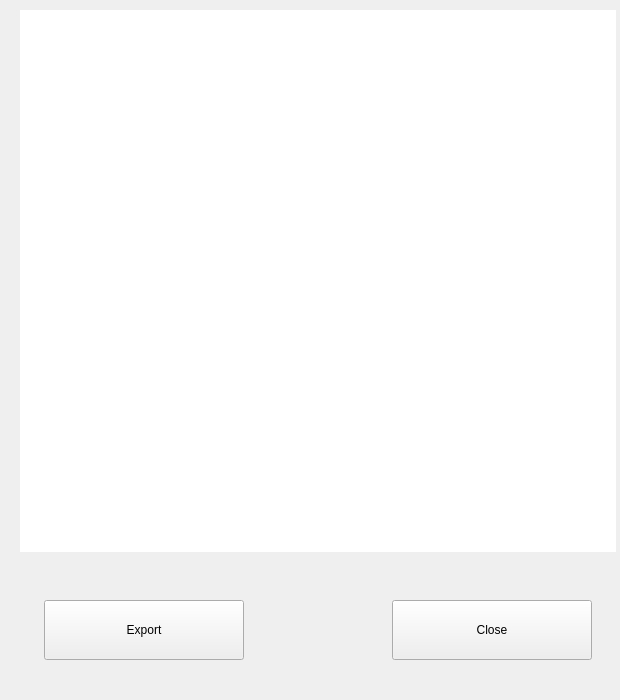
<?xml version="1.0" encoding="UTF-8"?>
<ui version="4.0">
 <class>LicenseAgreement</class>
 <widget class="QWidget" name="LicenseAgreement">
  <property name="geometry">
   <rect>
    <x>0</x>
    <y>0</y>
    <width>620</width>
    <height>700</height>
   </rect>
  </property>
  <property name="sizePolicy">
   <sizepolicy hsizetype="Preferred" vsizetype="Preferred">
    <horstretch>0</horstretch>
    <verstretch>0</verstretch>
   </sizepolicy>
  </property>
  <property name="minimumSize">
   <size>
    <width>620</width>
    <height>700</height>
   </size>
  </property>
  <property name="maximumSize">
   <size>
    <width>16777215</width>
    <height>16777215</height>
   </size>
  </property>
  <property name="windowTitle">
   <string>Form</string>
  </property>
  <layout class="QVBoxLayout" name="verticalLayout">
   <property name="spacing">
    <number>48</number>
   </property>
   <property name="leftMargin">
    <number>20</number>
   </property>
   <property name="topMargin">
    <number>10</number>
   </property>
   <property name="rightMargin">
    <number>4</number>
   </property>
   <property name="bottomMargin">
    <number>40</number>
   </property>
   <item>
    <widget class="QTextBrowser" name="text_license">
     <property name="sizePolicy">
      <sizepolicy hsizetype="Preferred" vsizetype="Preferred">
       <horstretch>0</horstretch>
       <verstretch>0</verstretch>
      </sizepolicy>
     </property>
     <property name="minimumSize">
      <size>
       <width>0</width>
       <height>0</height>
      </size>
     </property>
     <property name="font">
      <font>
       <family>Noto Sans CJK SC</family>
      </font>
     </property>
     <property name="frameShape">
      <enum>QFrame::NoFrame</enum>
     </property>
     <property name="lineWrapMode">
      <enum>QTextEdit::WidgetWidth</enum>
     </property>
     <property name="html">
      <string>&lt;!DOCTYPE HTML PUBLIC &quot;-//W3C//DTD HTML 4.0//EN&quot; &quot;http://www.w3.org/TR/REC-html40/strict.dtd&quot;&gt;
&lt;html&gt;&lt;head&gt;&lt;meta name=&quot;qrichtext&quot; content=&quot;1&quot; /&gt;&lt;style type=&quot;text/css&quot;&gt;
p, li { white-space: pre-wrap; }
&lt;/style&gt;&lt;/head&gt;&lt;body style=&quot; font-family:'Noto Sans CJK SC'; font-size:10pt; font-weight:400; font-style:normal;&quot;&gt;
&lt;p style=&quot;-qt-paragraph-type:empty; margin-top:0px; margin-bottom:0px; margin-left:0px; margin-right:0px; -qt-block-indent:0; text-indent:0px; font-size:9pt;&quot;&gt;&lt;br /&gt;&lt;/p&gt;&lt;/body&gt;&lt;/html&gt;</string>
     </property>
    </widget>
   </item>
   <item>
    <layout class="QHBoxLayout" name="horizontalLayout">
     <property name="spacing">
      <number>24</number>
     </property>
     <property name="leftMargin">
      <number>24</number>
     </property>
     <property name="rightMargin">
      <number>24</number>
     </property>
     <item>
      <widget class="QPushButton" name="btn_license_export">
       <property name="minimumSize">
        <size>
         <width>200</width>
         <height>60</height>
        </size>
       </property>
       <property name="maximumSize">
        <size>
         <width>152</width>
         <height>60</height>
        </size>
       </property>
       <property name="text">
        <string>Export</string>
       </property>
      </widget>
     </item>
     <item>
      <spacer name="horizontalSpacer">
       <property name="orientation">
        <enum>Qt::Horizontal</enum>
       </property>
       <property name="sizeHint" stdset="0">
        <size>
         <width>40</width>
         <height>20</height>
        </size>
       </property>
      </spacer>
     </item>
     <item>
      <widget class="QPushButton" name="btn_license_close">
       <property name="sizePolicy">
        <sizepolicy hsizetype="Minimum" vsizetype="Minimum">
         <horstretch>0</horstretch>
         <verstretch>0</verstretch>
        </sizepolicy>
       </property>
       <property name="minimumSize">
        <size>
         <width>200</width>
         <height>60</height>
        </size>
       </property>
       <property name="maximumSize">
        <size>
         <width>152</width>
         <height>60</height>
        </size>
       </property>
       <property name="text">
        <string>Close</string>
       </property>
      </widget>
     </item>
    </layout>
   </item>
  </layout>
 </widget>
 <resources/>
 <connections/>
</ui>
